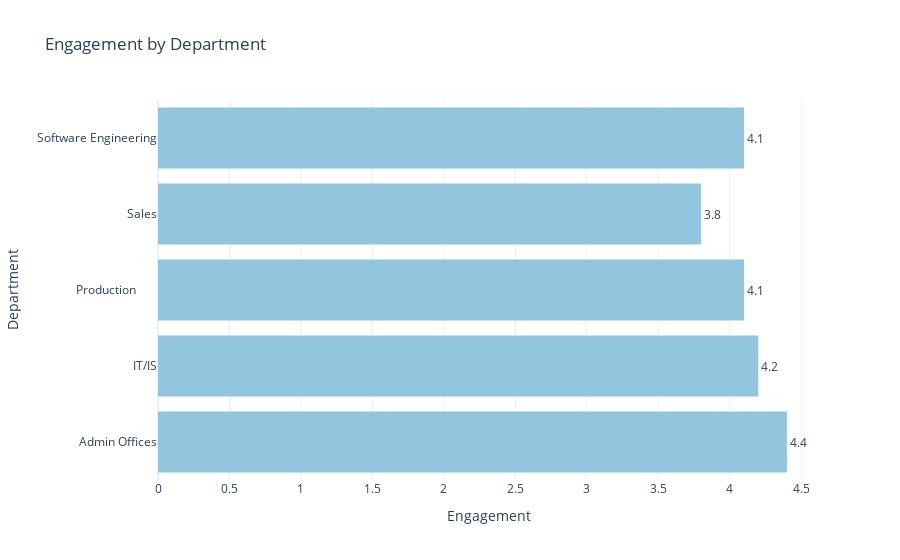

The code cell stored with this chart in its notebook:
### Code cell
# mean engagement by department

def engagement_bar_fig(hr_df):

    engage_df = hr_df.groupby('Department')[['EngagementSurvey']].mean().reset_index().round(1)

    engage_fig = px.histogram(engage_df, x = 'EngagementSurvey', y = 'Department', title = 'Engagement by Department',
                            template='plotly_white',
                            #text = 'EngagementSurvey'
                            )
    engage_fig.update_layout(xaxis_title = 'Engagement')
    engage_fig.update_traces(marker_color = px.colors.sequential.RdBu[7])
    engage_fig.update_traces(text=engage_df['EngagementSurvey'], textposition='outside') #, marker=dict(color='blue', line=dict(color='darkblue', width=1.5)))
    #egage_fig.update_traces(marker = dict(color = satis_color[3]), line = dict(color = 'darkblue', width = 1.0))
    #egage_fig.show()
    return(engage_fig)

engagement_bar_fig(hr_df)

### Figure 1 — Plotly figure (JSON) as saved in the notebook; plotly's stock layout.template omitted (floating-point values rounded to 4 significant figures)
{"data": [{"alignmentgroup": "True", "bingroup": "y", "histfunc": "sum", "hovertemplate": "sum of EngagementSurvey=%{x}<br>Department=%{y}<extra></extra>", "legendgroup": "", "marker": {"color": "rgb(146,197,222)", "pattern": {"shape": ""}}, "name": "", "offsetgroup": "", "orientation": "h", "showlegend": false, "text": [4.4, 4.2, 4.1, 3.8, 4.1], "textposition": "outside", "type": "histogram", "x": [4.4, 4.2, 4.1, 3.8, 4.1], "xaxis": "x", "y": ["Admin Offices", "IT/IS", "Production       ", "Sales", "Software Engineering"], "yaxis": "y"}], "layout": {"barmode": "relative", "legend": {"tracegroupgap": 0}, "title": {"text": "Engagement by Department"}, "xaxis": {"anchor": "y", "domain": [0, 1], "title": {"text": "Engagement"}}, "yaxis": {"anchor": "x", "domain": [0, 1], "title": {"text": "Department"}}}}
